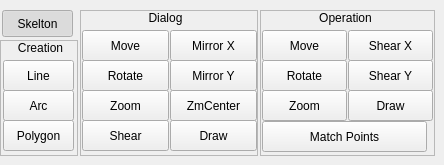
   <widget class="QWidget" name="tab2">
    <attribute name="title">
     <string>Operation</string>
    </attribute>
    <widget class="QToolButton" name="toolButtonSimpleMode">
     <property name="geometry">
      <rect>
       <x>2</x>
       <y>10</y>
       <width>71</width>
       <height>27</height>
      </rect>
     </property>
     <property name="text">
      <string>Skelton</string>
     </property>
     <property name="checkable">
      <bool>true</bool>
     </property>
     <property name="checked">
      <bool>true</bool>
     </property>
    </widget>
    <widget class="QFrame" name="frame">
     <property name="geometry">
      <rect>
       <x>80</x>
       <y>10</y>
       <width>178</width>
       <height>146</height>
      </rect>
     </property>
     <property name="frameShape">
      <enum>QFrame::StyledPanel</enum>
     </property>
     <property name="frameShadow">
      <enum>QFrame::Sunken</enum>
     </property>
     <widget class="QPushButton" name="pushButtonMove">
      <property name="geometry">
       <rect>
        <x>2</x>
        <y>20</y>
        <width>87</width>
        <height>31</height>
       </rect>
      </property>
      <property name="text">
       <string>Move</string>
      </property>
      <property name="icon">
       <iconset resource="PropertyGerberFast.qrc">
        <normaloff>:/Qtres/Move.png</normaloff>:/Qtres/Move.png</iconset>
      </property>
     </widget>
     <widget class="QLabel" name="label">
      <property name="geometry">
       <rect>
        <x>0</x>
        <y>0</y>
        <width>171</width>
        <height>16</height>
       </rect>
      </property>
      <property name="text">
       <string>Dialog</string>
      </property>
      <property name="alignment">
       <set>Qt::AlignCenter</set>
      </property>
     </widget>
     <widget class="QPushButton" name="pushButtonRotate">
      <property name="geometry">
       <rect>
        <x>2</x>
        <y>50</y>
        <width>87</width>
        <height>31</height>
       </rect>
      </property>
      <property name="text">
       <string>Rotate</string>
      </property>
      <property name="icon">
       <iconset resource="PropertyGerberFast.qrc">
        <normaloff>:/Qtres/Rotate.png</normaloff>:/Qtres/Rotate.png</iconset>
      </property>
     </widget>
     <widget class="QPushButton" name="pushButtonZoom">
      <property name="geometry">
       <rect>
        <x>2</x>
        <y>80</y>
        <width>87</width>
        <height>31</height>
       </rect>
      </property>
      <property name="text">
       <string>Zoom</string>
      </property>
      <property name="icon">
       <iconset resource="PropertyGerberFast.qrc">
        <normaloff>:/Qtres/Zoom.png</normaloff>:/Qtres/Zoom.png</iconset>
      </property>
     </widget>
     <widget class="QPushButton" name="pushButtonShear">
      <property name="geometry">
       <rect>
        <x>2</x>
        <y>110</y>
        <width>87</width>
        <height>31</height>
       </rect>
      </property>
      <property name="text">
       <string>Shear</string>
      </property>
      <property name="icon">
       <iconset resource="PropertyGerberFast.qrc">
        <normaloff>:/Qtres/Cut.png</normaloff>:/Qtres/Cut.png</iconset>
      </property>
     </widget>
     <widget class="QPushButton" name="pushButtonMirrorX">
      <property name="geometry">
       <rect>
        <x>90</x>
        <y>20</y>
        <width>87</width>
        <height>31</height>
       </rect>
      </property>
      <property name="text">
       <string>Mirror X</string>
      </property>
      <property name="icon">
       <iconset resource="PropertyGerberFast.qrc">
        <normaloff>:/Qtres/Mirror.png</normaloff>:/Qtres/Mirror.png</iconset>
      </property>
     </widget>
     <widget class="QPushButton" name="pushButtonMirrorY">
      <property name="geometry">
       <rect>
        <x>90</x>
        <y>50</y>
        <width>87</width>
        <height>31</height>
       </rect>
      </property>
      <property name="text">
       <string>Mirror Y</string>
      </property>
      <property name="icon">
       <iconset resource="PropertyGerberFast.qrc">
        <normaloff>:/Qtres/Mirror.png</normaloff>:/Qtres/Mirror.png</iconset>
      </property>
     </widget>
     <widget class="QPushButton" name="pushButtonCenterize">
      <property name="geometry">
       <rect>
        <x>90</x>
        <y>80</y>
        <width>87</width>
        <height>31</height>
       </rect>
      </property>
      <property name="text">
       <string>ZmCenter</string>
      </property>
     </widget>
     <widget class="QPushButton" name="pushButtonDraw">
      <property name="geometry">
       <rect>
        <x>90</x>
        <y>110</y>
        <width>87</width>
        <height>31</height>
       </rect>
      </property>
      <property name="text">
       <string>Draw</string>
      </property>
     </widget>
    </widget>
    <widget class="QFrame" name="frame_2">
     <property name="geometry">
      <rect>
       <x>260</x>
       <y>10</y>
       <width>175</width>
       <height>146</height>
      </rect>
     </property>
     <property name="frameShape">
      <enum>QFrame::StyledPanel</enum>
     </property>
     <property name="frameShadow">
      <enum>QFrame::Sunken</enum>
     </property>
     <widget class="QLabel" name="label_2">
      <property name="geometry">
       <rect>
        <x>0</x>
        <y>0</y>
        <width>171</width>
        <height>16</height>
       </rect>
      </property>
      <property name="text">
       <string>Operation</string>
      </property>
      <property name="alignment">
       <set>Qt::AlignCenter</set>
      </property>
     </widget>
     <widget class="QToolButton" name="toolButtonMove">
      <property name="geometry">
       <rect>
        <x>2</x>
        <y>20</y>
        <width>85</width>
        <height>31</height>
       </rect>
      </property>
      <property name="text">
       <string>Move</string>
      </property>
      <property name="icon">
       <iconset resource="PropertyGerberFast.qrc">
        <normaloff>:/Qtres/Move.png</normaloff>:/Qtres/Move.png</iconset>
      </property>
      <property name="checkable">
       <bool>true</bool>
      </property>
      <property name="checked">
       <bool>false</bool>
      </property>
      <property name="autoExclusive">
       <bool>false</bool>
      </property>
      <property name="toolButtonStyle">
       <enum>Qt::ToolButtonTextBesideIcon</enum>
      </property>
     </widget>
     <widget class="QToolButton" name="toolButtonRotate">
      <property name="geometry">
       <rect>
        <x>2</x>
        <y>50</y>
        <width>85</width>
        <height>31</height>
       </rect>
      </property>
      <property name="text">
       <string>Rotate</string>
      </property>
      <property name="icon">
       <iconset resource="PropertyGerberFast.qrc">
        <normaloff>:/Qtres/Rotate.png</normaloff>:/Qtres/Rotate.png</iconset>
      </property>
      <property name="checkable">
       <bool>true</bool>
      </property>
      <property name="checked">
       <bool>false</bool>
      </property>
      <property name="autoExclusive">
       <bool>false</bool>
      </property>
      <property name="toolButtonStyle">
       <enum>Qt::ToolButtonTextBesideIcon</enum>
      </property>
     </widget>
     <widget class="QToolButton" name="toolButtonZoom">
      <property name="geometry">
       <rect>
        <x>2</x>
        <y>80</y>
        <width>85</width>
        <height>31</height>
       </rect>
      </property>
      <property name="text">
       <string>Zoom</string>
      </property>
      <property name="icon">
       <iconset resource="PropertyGerberFast.qrc">
        <normaloff>:/Qtres/Zoom.png</normaloff>:/Qtres/Zoom.png</iconset>
      </property>
      <property name="checkable">
       <bool>true</bool>
      </property>
      <property name="autoExclusive">
       <bool>false</bool>
      </property>
      <property name="toolButtonStyle">
       <enum>Qt::ToolButtonTextBesideIcon</enum>
      </property>
     </widget>
     <widget class="QToolButton" name="toolButtonShearX">
      <property name="geometry">
       <rect>
        <x>88</x>
        <y>20</y>
        <width>85</width>
        <height>31</height>
       </rect>
      </property>
      <property name="text">
       <string>Shear X</string>
      </property>
      <property name="icon">
       <iconset resource="PropertyGerberFast.qrc">
        <normaloff>:/Qtres/Cut.png</normaloff>:/Qtres/Cut.png</iconset>
      </property>
      <property name="checkable">
       <bool>true</bool>
      </property>
      <property name="autoExclusive">
       <bool>false</bool>
      </property>
      <property name="toolButtonStyle">
       <enum>Qt::ToolButtonTextBesideIcon</enum>
      </property>
     </widget>
     <widget class="QToolButton" name="toolButtonShearY">
      <property name="geometry">
       <rect>
        <x>88</x>
        <y>50</y>
        <width>85</width>
        <height>31</height>
       </rect>
      </property>
      <property name="text">
       <string>Shear Y</string>
      </property>
      <property name="icon">
       <iconset resource="PropertyGerberFast.qrc">
        <normaloff>:/Qtres/Cut.png</normaloff>:/Qtres/Cut.png</iconset>
      </property>
      <property name="checkable">
       <bool>true</bool>
      </property>
      <property name="autoExclusive">
       <bool>false</bool>
      </property>
      <property name="toolButtonStyle">
       <enum>Qt::ToolButtonTextBesideIcon</enum>
      </property>
     </widget>
     <widget class="QToolButton" name="toolButtonMatchPoints">
      <property name="geometry">
       <rect>
        <x>2</x>
        <y>111</y>
        <width>165</width>
        <height>31</height>
       </rect>
      </property>
      <property name="text">
       <string>Match Points</string>
      </property>
      <property name="checkable">
       <bool>true</bool>
      </property>
      <property name="autoExclusive">
       <bool>false</bool>
      </property>
     </widget>
     <widget class="QToolButton" name="toolButtonDraw">
      <property name="geometry">
       <rect>
        <x>88</x>
        <y>80</y>
        <width>85</width>
        <height>31</height>
       </rect>
      </property>
      <property name="text">
       <string>Draw</string>
      </property>
      <property name="icon">
       <iconset resource="PropertyGerberFast.qrc">
        <normaloff>:/Qtres/Draw.png</normaloff>:/Qtres/Draw.png</iconset>
      </property>
      <property name="checkable">
       <bool>true</bool>
      </property>
      <property name="autoExclusive">
       <bool>false</bool>
      </property>
      <property name="toolButtonStyle">
       <enum>Qt::ToolButtonTextBesideIcon</enum>
      </property>
     </widget>
    </widget>
    <widget class="QFrame" name="frame_6">
     <property name="geometry">
      <rect>
       <x>0</x>
       <y>40</y>
       <width>78</width>
       <height>116</height>
      </rect>
     </property>
     <property name="frameShape">
      <enum>QFrame::StyledPanel</enum>
     </property>
     <property name="frameShadow">
      <enum>QFrame::Sunken</enum>
     </property>
     <widget class="QLabel" name="label_25">
      <property name="geometry">
       <rect>
        <x>0</x>
        <y>0</y>
        <width>81</width>
        <height>16</height>
       </rect>
      </property>
      <property name="text">
       <string>Creation</string>
      </property>
      <property name="alignment">
       <set>Qt::AlignCenter</set>
      </property>
     </widget>
     <widget class="QToolButton" name="toolButtonCreateLine">
      <property name="geometry">
       <rect>
        <x>3</x>
        <y>20</y>
        <width>71</width>
        <height>31</height>
       </rect>
      </property>
      <property name="text">
       <string>Line</string>
      </property>
      <property name="checkable">
       <bool>true</bool>
      </property>
      <property name="autoExclusive">
       <bool>true</bool>
      </property>
     </widget>
     <widget class="QToolButton" name="toolButtonCreateArc">
      <property name="geometry">
       <rect>
        <x>3</x>
        <y>50</y>
        <width>71</width>
        <height>31</height>
       </rect>
      </property>
      <property name="text">
       <string>Arc</string>
      </property>
      <property name="checkable">
       <bool>true</bool>
      </property>
      <property name="autoExclusive">
       <bool>true</bool>
      </property>
     </widget>
     <widget class="QToolButton" name="toolButtonCreatePolygon">
      <property name="geometry">
       <rect>
        <x>3</x>
        <y>80</y>
        <width>71</width>
        <height>31</height>
       </rect>
      </property>
      <property name="text">
       <string>Polygon</string>
      </property>
      <property name="checkable">
       <bool>true</bool>
      </property>
      <property name="autoExclusive">
       <bool>true</bool>
      </property>
     </widget>
    </widget>
   </widget>
